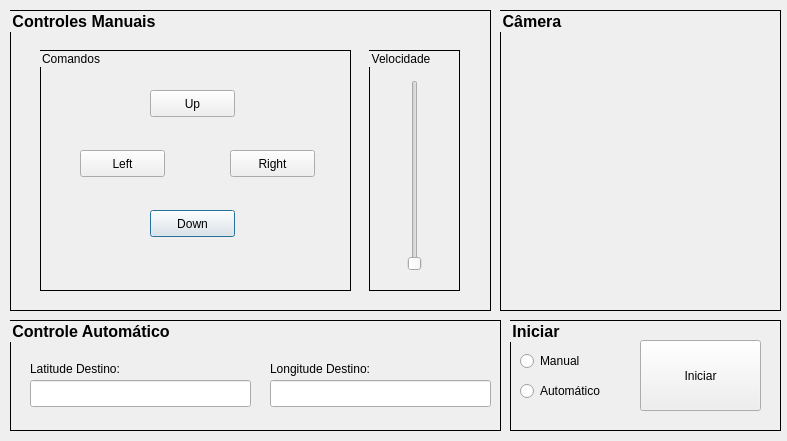
<?xml version="1.0" encoding="UTF-8"?>
<ui version="4.0">
 <class>ControleAcoes</class>
 <widget class="QDialog" name="ControleAcoes">
  <property name="geometry">
   <rect>
    <x>0</x>
    <y>0</y>
    <width>787</width>
    <height>441</height>
   </rect>
  </property>
  <property name="windowTitle">
   <string>Controles do Gauchito</string>
  </property>
  <widget class="QGroupBox" name="groupBoxControles">
   <property name="geometry">
    <rect>
     <x>10</x>
     <y>10</y>
     <width>481</width>
     <height>301</height>
    </rect>
   </property>
   <property name="font">
    <font>
     <pointsize>12</pointsize>
     <weight>75</weight>
     <bold>true</bold>
    </font>
   </property>
   <property name="styleSheet">
    <string notr="true">QGroupBox {border: 1px solid black}</string>
   </property>
   <property name="title">
    <string>Controles Manuais</string>
   </property>
   <widget class="QGroupBox" name="groupBox">
    <property name="geometry">
     <rect>
      <x>30</x>
      <y>40</y>
      <width>311</width>
      <height>241</height>
     </rect>
    </property>
    <property name="title">
     <string>Comandos</string>
    </property>
    <widget class="QPushButton" name="DownButton">
     <property name="geometry">
      <rect>
       <x>110</x>
       <y>160</y>
       <width>85</width>
       <height>27</height>
      </rect>
     </property>
     <property name="text">
      <string>Down</string>
     </property>
    </widget>
    <widget class="QPushButton" name="RightButton">
     <property name="geometry">
      <rect>
       <x>190</x>
       <y>100</y>
       <width>85</width>
       <height>27</height>
      </rect>
     </property>
     <property name="text">
      <string>Right</string>
     </property>
    </widget>
    <widget class="QPushButton" name="LeftButton">
     <property name="geometry">
      <rect>
       <x>40</x>
       <y>100</y>
       <width>85</width>
       <height>27</height>
      </rect>
     </property>
     <property name="text">
      <string>Left</string>
     </property>
    </widget>
    <widget class="QPushButton" name="upButton">
     <property name="geometry">
      <rect>
       <x>110</x>
       <y>40</y>
       <width>85</width>
       <height>27</height>
      </rect>
     </property>
     <property name="text">
      <string>Up</string>
     </property>
    </widget>
   </widget>
   <widget class="QGroupBox" name="groupBox_2">
    <property name="geometry">
     <rect>
      <x>359</x>
      <y>40</y>
      <width>91</width>
      <height>241</height>
     </rect>
    </property>
    <property name="title">
     <string>Velocidade</string>
    </property>
    <widget class="QSlider" name="VelocidadeSlider">
     <property name="geometry">
      <rect>
       <x>30</x>
       <y>30</y>
       <width>31</width>
       <height>191</height>
      </rect>
     </property>
     <property name="orientation">
      <enum>Qt::Vertical</enum>
     </property>
    </widget>
   </widget>
  </widget>
  <widget class="QGroupBox" name="groupBoxCamera">
   <property name="geometry">
    <rect>
     <x>500</x>
     <y>10</y>
     <width>281</width>
     <height>301</height>
    </rect>
   </property>
   <property name="font">
    <font>
     <pointsize>12</pointsize>
     <weight>75</weight>
     <bold>true</bold>
    </font>
   </property>
   <property name="styleSheet">
    <string notr="true">QGroupBox {border: 1px solid black}</string>
   </property>
   <property name="title">
    <string>Câmera</string>
   </property>
  </widget>
  <widget class="QGroupBox" name="groupBoxCoordenadas">
   <property name="geometry">
    <rect>
     <x>10</x>
     <y>320</y>
     <width>491</width>
     <height>111</height>
    </rect>
   </property>
   <property name="font">
    <font>
     <pointsize>12</pointsize>
     <weight>75</weight>
     <bold>true</bold>
    </font>
   </property>
   <property name="styleSheet">
    <string notr="true">QGroupBox {border: 1px solid black}</string>
   </property>
   <property name="title">
    <string>Controle Automático</string>
   </property>
   <widget class="QLineEdit" name="InputLongitude">
    <property name="geometry">
     <rect>
      <x>20</x>
      <y>60</y>
      <width>221</width>
      <height>27</height>
     </rect>
    </property>
   </widget>
   <widget class="QLineEdit" name="InputLatitude">
    <property name="geometry">
     <rect>
      <x>260</x>
      <y>60</y>
      <width>221</width>
      <height>27</height>
     </rect>
    </property>
   </widget>
   <widget class="QLabel" name="labelLatitude">
    <property name="geometry">
     <rect>
      <x>20</x>
      <y>40</y>
      <width>131</width>
      <height>17</height>
     </rect>
    </property>
    <property name="text">
     <string>Latitude Destino:</string>
    </property>
   </widget>
   <widget class="QLabel" name="labelLongitude">
    <property name="geometry">
     <rect>
      <x>260</x>
      <y>40</y>
      <width>131</width>
      <height>17</height>
     </rect>
    </property>
    <property name="text">
     <string>Longitude Destino:</string>
    </property>
   </widget>
  </widget>
  <widget class="QGroupBox" name="groupBoxIniciar">
   <property name="geometry">
    <rect>
     <x>510</x>
     <y>320</y>
     <width>271</width>
     <height>111</height>
    </rect>
   </property>
   <property name="font">
    <font>
     <pointsize>12</pointsize>
     <weight>75</weight>
     <bold>true</bold>
    </font>
   </property>
   <property name="styleSheet">
    <string notr="true">QGroupBox {border: 1px solid black}</string>
   </property>
   <property name="title">
    <string>Iniciar</string>
   </property>
   <widget class="QRadioButton" name="RadioComandoManual">
    <property name="geometry">
     <rect>
      <x>10</x>
      <y>30</y>
      <width>105</width>
      <height>22</height>
     </rect>
    </property>
    <property name="text">
     <string>Manual</string>
    </property>
   </widget>
   <widget class="QRadioButton" name="RadioComandoAutomatico">
    <property name="geometry">
     <rect>
      <x>10</x>
      <y>60</y>
      <width>105</width>
      <height>22</height>
     </rect>
    </property>
    <property name="text">
     <string>Automático</string>
    </property>
   </widget>
   <widget class="QPushButton" name="Iniciar">
    <property name="geometry">
     <rect>
      <x>130</x>
      <y>20</y>
      <width>121</width>
      <height>71</height>
     </rect>
    </property>
    <property name="text">
     <string>Iniciar</string>
    </property>
   </widget>
  </widget>
 </widget>
 <resources/>
 <connections/>
</ui>
